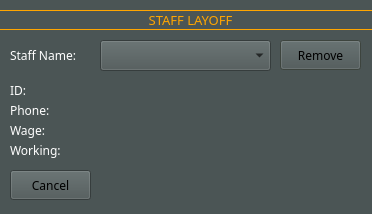
<?xml version="1.0" encoding="UTF-8"?>
<ui version="4.0">
 <class>RemoveFromStaff</class>
 <widget class="QDialog" name="RemoveFromStaff">
  <property name="geometry">
   <rect>
    <x>0</x>
    <y>0</y>
    <width>372</width>
    <height>214</height>
   </rect>
  </property>
  <property name="palette">
   <palette>
    <active>
     <colorrole role="WindowText">
      <brush brushstyle="SolidPattern">
       <color alpha="255">
        <red>255</red>
        <green>255</green>
        <blue>255</blue>
       </color>
      </brush>
     </colorrole>
     <colorrole role="Button">
      <brush brushstyle="SolidPattern">
       <color alpha="255">
        <red>75</red>
        <green>85</green>
        <blue>85</blue>
       </color>
      </brush>
     </colorrole>
     <colorrole role="Light">
      <brush brushstyle="SolidPattern">
       <color alpha="255">
        <red>112</red>
        <green>127</green>
        <blue>127</blue>
       </color>
      </brush>
     </colorrole>
     <colorrole role="Midlight">
      <brush brushstyle="SolidPattern">
       <color alpha="255">
        <red>93</red>
        <green>106</green>
        <blue>106</blue>
       </color>
      </brush>
     </colorrole>
     <colorrole role="Dark">
      <brush brushstyle="SolidPattern">
       <color alpha="255">
        <red>37</red>
        <green>42</green>
        <blue>42</blue>
       </color>
      </brush>
     </colorrole>
     <colorrole role="Mid">
      <brush brushstyle="SolidPattern">
       <color alpha="255">
        <red>50</red>
        <green>57</green>
        <blue>57</blue>
       </color>
      </brush>
     </colorrole>
     <colorrole role="Text">
      <brush brushstyle="SolidPattern">
       <color alpha="255">
        <red>0</red>
        <green>0</green>
        <blue>0</blue>
       </color>
      </brush>
     </colorrole>
     <colorrole role="BrightText">
      <brush brushstyle="SolidPattern">
       <color alpha="255">
        <red>255</red>
        <green>255</green>
        <blue>255</blue>
       </color>
      </brush>
     </colorrole>
     <colorrole role="ButtonText">
      <brush brushstyle="SolidPattern">
       <color alpha="255">
        <red>0</red>
        <green>0</green>
        <blue>0</blue>
       </color>
      </brush>
     </colorrole>
     <colorrole role="Base">
      <brush brushstyle="SolidPattern">
       <color alpha="255">
        <red>74</red>
        <green>82</green>
        <blue>85</blue>
       </color>
      </brush>
     </colorrole>
     <colorrole role="Window">
      <brush brushstyle="SolidPattern">
       <color alpha="255">
        <red>75</red>
        <green>85</green>
        <blue>85</blue>
       </color>
      </brush>
     </colorrole>
     <colorrole role="Shadow">
      <brush brushstyle="SolidPattern">
       <color alpha="255">
        <red>113</red>
        <green>126</green>
        <blue>130</blue>
       </color>
      </brush>
     </colorrole>
     <colorrole role="Highlight">
      <brush brushstyle="SolidPattern">
       <color alpha="255">
        <red>76</red>
        <green>85</green>
        <blue>78</blue>
       </color>
      </brush>
     </colorrole>
     <colorrole role="AlternateBase">
      <brush brushstyle="SolidPattern">
       <color alpha="255">
        <red>37</red>
        <green>42</green>
        <blue>42</blue>
       </color>
      </brush>
     </colorrole>
     <colorrole role="ToolTipBase">
      <brush brushstyle="SolidPattern">
       <color alpha="255">
        <red>255</red>
        <green>255</green>
        <blue>220</blue>
       </color>
      </brush>
     </colorrole>
     <colorrole role="ToolTipText">
      <brush brushstyle="SolidPattern">
       <color alpha="255">
        <red>0</red>
        <green>0</green>
        <blue>0</blue>
       </color>
      </brush>
     </colorrole>
     <colorrole role="PlaceholderText">
      <brush brushstyle="SolidPattern">
       <color alpha="127">
        <red>255</red>
        <green>255</green>
        <blue>255</blue>
       </color>
      </brush>
     </colorrole>
     <colorrole role="Accent">
      <brush brushstyle="SolidPattern">
       <color alpha="255">
        <red>0</red>
        <green>255</green>
        <blue>255</blue>
       </color>
      </brush>
     </colorrole>
    </active>
    <inactive>
     <colorrole role="WindowText">
      <brush brushstyle="SolidPattern">
       <color alpha="255">
        <red>255</red>
        <green>255</green>
        <blue>255</blue>
       </color>
      </brush>
     </colorrole>
     <colorrole role="Button">
      <brush brushstyle="SolidPattern">
       <color alpha="255">
        <red>75</red>
        <green>85</green>
        <blue>85</blue>
       </color>
      </brush>
     </colorrole>
     <colorrole role="Light">
      <brush brushstyle="SolidPattern">
       <color alpha="255">
        <red>112</red>
        <green>127</green>
        <blue>127</blue>
       </color>
      </brush>
     </colorrole>
     <colorrole role="Midlight">
      <brush brushstyle="SolidPattern">
       <color alpha="255">
        <red>93</red>
        <green>106</green>
        <blue>106</blue>
       </color>
      </brush>
     </colorrole>
     <colorrole role="Dark">
      <brush brushstyle="SolidPattern">
       <color alpha="255">
        <red>37</red>
        <green>42</green>
        <blue>42</blue>
       </color>
      </brush>
     </colorrole>
     <colorrole role="Mid">
      <brush brushstyle="SolidPattern">
       <color alpha="255">
        <red>50</red>
        <green>57</green>
        <blue>57</blue>
       </color>
      </brush>
     </colorrole>
     <colorrole role="Text">
      <brush brushstyle="SolidPattern">
       <color alpha="255">
        <red>0</red>
        <green>0</green>
        <blue>0</blue>
       </color>
      </brush>
     </colorrole>
     <colorrole role="BrightText">
      <brush brushstyle="SolidPattern">
       <color alpha="255">
        <red>255</red>
        <green>255</green>
        <blue>255</blue>
       </color>
      </brush>
     </colorrole>
     <colorrole role="ButtonText">
      <brush brushstyle="SolidPattern">
       <color alpha="255">
        <red>0</red>
        <green>0</green>
        <blue>0</blue>
       </color>
      </brush>
     </colorrole>
     <colorrole role="Base">
      <brush brushstyle="SolidPattern">
       <color alpha="255">
        <red>74</red>
        <green>82</green>
        <blue>85</blue>
       </color>
      </brush>
     </colorrole>
     <colorrole role="Window">
      <brush brushstyle="SolidPattern">
       <color alpha="255">
        <red>75</red>
        <green>85</green>
        <blue>85</blue>
       </color>
      </brush>
     </colorrole>
     <colorrole role="Shadow">
      <brush brushstyle="SolidPattern">
       <color alpha="255">
        <red>113</red>
        <green>126</green>
        <blue>130</blue>
       </color>
      </brush>
     </colorrole>
     <colorrole role="Highlight">
      <brush brushstyle="SolidPattern">
       <color alpha="255">
        <red>76</red>
        <green>85</green>
        <blue>78</blue>
       </color>
      </brush>
     </colorrole>
     <colorrole role="AlternateBase">
      <brush brushstyle="SolidPattern">
       <color alpha="255">
        <red>37</red>
        <green>42</green>
        <blue>42</blue>
       </color>
      </brush>
     </colorrole>
     <colorrole role="ToolTipBase">
      <brush brushstyle="SolidPattern">
       <color alpha="255">
        <red>255</red>
        <green>255</green>
        <blue>220</blue>
       </color>
      </brush>
     </colorrole>
     <colorrole role="ToolTipText">
      <brush brushstyle="SolidPattern">
       <color alpha="255">
        <red>0</red>
        <green>0</green>
        <blue>0</blue>
       </color>
      </brush>
     </colorrole>
     <colorrole role="PlaceholderText">
      <brush brushstyle="SolidPattern">
       <color alpha="127">
        <red>255</red>
        <green>255</green>
        <blue>255</blue>
       </color>
      </brush>
     </colorrole>
     <colorrole role="Accent">
      <brush brushstyle="SolidPattern">
       <color alpha="255">
        <red>0</red>
        <green>255</green>
        <blue>255</blue>
       </color>
      </brush>
     </colorrole>
    </inactive>
    <disabled>
     <colorrole role="WindowText">
      <brush brushstyle="SolidPattern">
       <color alpha="255">
        <red>37</red>
        <green>42</green>
        <blue>42</blue>
       </color>
      </brush>
     </colorrole>
     <colorrole role="Button">
      <brush brushstyle="SolidPattern">
       <color alpha="255">
        <red>75</red>
        <green>85</green>
        <blue>85</blue>
       </color>
      </brush>
     </colorrole>
     <colorrole role="Light">
      <brush brushstyle="SolidPattern">
       <color alpha="255">
        <red>112</red>
        <green>127</green>
        <blue>127</blue>
       </color>
      </brush>
     </colorrole>
     <colorrole role="Midlight">
      <brush brushstyle="SolidPattern">
       <color alpha="255">
        <red>93</red>
        <green>106</green>
        <blue>106</blue>
       </color>
      </brush>
     </colorrole>
     <colorrole role="Dark">
      <brush brushstyle="SolidPattern">
       <color alpha="255">
        <red>37</red>
        <green>42</green>
        <blue>42</blue>
       </color>
      </brush>
     </colorrole>
     <colorrole role="Mid">
      <brush brushstyle="SolidPattern">
       <color alpha="255">
        <red>50</red>
        <green>57</green>
        <blue>57</blue>
       </color>
      </brush>
     </colorrole>
     <colorrole role="Text">
      <brush brushstyle="SolidPattern">
       <color alpha="255">
        <red>37</red>
        <green>42</green>
        <blue>42</blue>
       </color>
      </brush>
     </colorrole>
     <colorrole role="BrightText">
      <brush brushstyle="SolidPattern">
       <color alpha="255">
        <red>255</red>
        <green>255</green>
        <blue>255</blue>
       </color>
      </brush>
     </colorrole>
     <colorrole role="ButtonText">
      <brush brushstyle="SolidPattern">
       <color alpha="255">
        <red>37</red>
        <green>42</green>
        <blue>42</blue>
       </color>
      </brush>
     </colorrole>
     <colorrole role="Base">
      <brush brushstyle="SolidPattern">
       <color alpha="255">
        <red>75</red>
        <green>85</green>
        <blue>85</blue>
       </color>
      </brush>
     </colorrole>
     <colorrole role="Window">
      <brush brushstyle="SolidPattern">
       <color alpha="255">
        <red>75</red>
        <green>85</green>
        <blue>85</blue>
       </color>
      </brush>
     </colorrole>
     <colorrole role="Shadow">
      <brush brushstyle="SolidPattern">
       <color alpha="255">
        <red>113</red>
        <green>126</green>
        <blue>130</blue>
       </color>
      </brush>
     </colorrole>
     <colorrole role="AlternateBase">
      <brush brushstyle="SolidPattern">
       <color alpha="255">
        <red>75</red>
        <green>85</green>
        <blue>85</blue>
       </color>
      </brush>
     </colorrole>
     <colorrole role="ToolTipBase">
      <brush brushstyle="SolidPattern">
       <color alpha="255">
        <red>255</red>
        <green>255</green>
        <blue>220</blue>
       </color>
      </brush>
     </colorrole>
     <colorrole role="ToolTipText">
      <brush brushstyle="SolidPattern">
       <color alpha="255">
        <red>0</red>
        <green>0</green>
        <blue>0</blue>
       </color>
      </brush>
     </colorrole>
     <colorrole role="PlaceholderText">
      <brush brushstyle="SolidPattern">
       <color alpha="127">
        <red>255</red>
        <green>255</green>
        <blue>255</blue>
       </color>
      </brush>
     </colorrole>
     <colorrole role="Accent">
      <brush brushstyle="SolidPattern">
       <color alpha="255">
        <red>0</red>
        <green>255</green>
        <blue>255</blue>
       </color>
      </brush>
     </colorrole>
    </disabled>
   </palette>
  </property>
  <property name="font">
   <font>
    <family>Sitka</family>
   </font>
  </property>
  <property name="windowTitle">
   <string>Dialog</string>
  </property>
  <widget class="QComboBox" name="removeList">
   <property name="geometry">
    <rect>
     <x>100</x>
     <y>40</y>
     <width>171</width>
     <height>31</height>
    </rect>
   </property>
  </widget>
  <widget class="QLabel" name="phoneReport">
   <property name="geometry">
    <rect>
     <x>10</x>
     <y>100</y>
     <width>171</width>
     <height>20</height>
    </rect>
   </property>
   <property name="text">
    <string>Phone:</string>
   </property>
  </widget>
  <widget class="QPushButton" name="removeBtn">
   <property name="geometry">
    <rect>
     <x>280</x>
     <y>40</y>
     <width>81</width>
     <height>30</height>
    </rect>
   </property>
   <property name="text">
    <string>Remove</string>
   </property>
  </widget>
  <widget class="QLabel" name="idReport">
   <property name="geometry">
    <rect>
     <x>10</x>
     <y>80</y>
     <width>171</width>
     <height>20</height>
    </rect>
   </property>
   <property name="text">
    <string>ID: </string>
   </property>
  </widget>
  <widget class="QLabel" name="wageReport">
   <property name="geometry">
    <rect>
     <x>10</x>
     <y>120</y>
     <width>171</width>
     <height>20</height>
    </rect>
   </property>
   <property name="text">
    <string>Wage:</string>
   </property>
  </widget>
  <widget class="QLabel" name="assignedReport">
   <property name="geometry">
    <rect>
     <x>10</x>
     <y>140</y>
     <width>171</width>
     <height>20</height>
    </rect>
   </property>
   <property name="text">
    <string>Working: </string>
   </property>
  </widget>
  <widget class="QPushButton" name="cancelBtn">
   <property name="geometry">
    <rect>
     <x>10</x>
     <y>170</y>
     <width>81</width>
     <height>30</height>
    </rect>
   </property>
   <property name="text">
    <string>Cancel</string>
   </property>
  </widget>
  <widget class="QLabel" name="idReport_2">
   <property name="geometry">
    <rect>
     <x>10</x>
     <y>40</y>
     <width>91</width>
     <height>31</height>
    </rect>
   </property>
   <property name="text">
    <string>Staff Name:</string>
   </property>
  </widget>
  <widget class="QLabel" name="Header">
   <property name="geometry">
    <rect>
     <x>-50</x>
     <y>10</y>
     <width>481</width>
     <height>20</height>
    </rect>
   </property>
   <property name="palette">
    <palette>
     <active>
      <colorrole role="WindowText">
       <brush brushstyle="SolidPattern">
        <color alpha="255">
         <red>255</red>
         <green>255</green>
         <blue>255</blue>
        </color>
       </brush>
      </colorrole>
      <colorrole role="Button">
       <brush brushstyle="SolidPattern">
        <color alpha="255">
         <red>75</red>
         <green>85</green>
         <blue>85</blue>
        </color>
       </brush>
      </colorrole>
      <colorrole role="Light">
       <brush brushstyle="SolidPattern">
        <color alpha="255">
         <red>112</red>
         <green>127</green>
         <blue>127</blue>
        </color>
       </brush>
      </colorrole>
      <colorrole role="Midlight">
       <brush brushstyle="SolidPattern">
        <color alpha="255">
         <red>93</red>
         <green>106</green>
         <blue>106</blue>
        </color>
       </brush>
      </colorrole>
      <colorrole role="Dark">
       <brush brushstyle="SolidPattern">
        <color alpha="255">
         <red>37</red>
         <green>42</green>
         <blue>42</blue>
        </color>
       </brush>
      </colorrole>
      <colorrole role="Mid">
       <brush brushstyle="SolidPattern">
        <color alpha="255">
         <red>50</red>
         <green>57</green>
         <blue>57</blue>
        </color>
       </brush>
      </colorrole>
      <colorrole role="Text">
       <brush brushstyle="SolidPattern">
        <color alpha="255">
         <red>0</red>
         <green>0</green>
         <blue>0</blue>
        </color>
       </brush>
      </colorrole>
      <colorrole role="BrightText">
       <brush brushstyle="SolidPattern">
        <color alpha="255">
         <red>255</red>
         <green>255</green>
         <blue>255</blue>
        </color>
       </brush>
      </colorrole>
      <colorrole role="ButtonText">
       <brush brushstyle="SolidPattern">
        <color alpha="255">
         <red>0</red>
         <green>0</green>
         <blue>0</blue>
        </color>
       </brush>
      </colorrole>
      <colorrole role="Base">
       <brush brushstyle="SolidPattern">
        <color alpha="255">
         <red>74</red>
         <green>82</green>
         <blue>85</blue>
        </color>
       </brush>
      </colorrole>
      <colorrole role="Window">
       <brush brushstyle="SolidPattern">
        <color alpha="255">
         <red>75</red>
         <green>85</green>
         <blue>85</blue>
        </color>
       </brush>
      </colorrole>
      <colorrole role="Shadow">
       <brush brushstyle="SolidPattern">
        <color alpha="255">
         <red>113</red>
         <green>126</green>
         <blue>130</blue>
        </color>
       </brush>
      </colorrole>
      <colorrole role="Highlight">
       <brush brushstyle="SolidPattern">
        <color alpha="255">
         <red>76</red>
         <green>85</green>
         <blue>78</blue>
        </color>
       </brush>
      </colorrole>
      <colorrole role="AlternateBase">
       <brush brushstyle="SolidPattern">
        <color alpha="255">
         <red>37</red>
         <green>42</green>
         <blue>42</blue>
        </color>
       </brush>
      </colorrole>
      <colorrole role="ToolTipBase">
       <brush brushstyle="SolidPattern">
        <color alpha="255">
         <red>255</red>
         <green>255</green>
         <blue>220</blue>
        </color>
       </brush>
      </colorrole>
      <colorrole role="ToolTipText">
       <brush brushstyle="SolidPattern">
        <color alpha="255">
         <red>0</red>
         <green>0</green>
         <blue>0</blue>
        </color>
       </brush>
      </colorrole>
      <colorrole role="PlaceholderText">
       <brush brushstyle="SolidPattern">
        <color alpha="127">
         <red>255</red>
         <green>255</green>
         <blue>255</blue>
        </color>
       </brush>
      </colorrole>
      <colorrole role="Accent">
       <brush brushstyle="SolidPattern">
        <color alpha="255">
         <red>0</red>
         <green>255</green>
         <blue>255</blue>
        </color>
       </brush>
      </colorrole>
     </active>
     <inactive>
      <colorrole role="WindowText">
       <brush brushstyle="SolidPattern">
        <color alpha="255">
         <red>255</red>
         <green>255</green>
         <blue>255</blue>
        </color>
       </brush>
      </colorrole>
      <colorrole role="Button">
       <brush brushstyle="SolidPattern">
        <color alpha="255">
         <red>75</red>
         <green>85</green>
         <blue>85</blue>
        </color>
       </brush>
      </colorrole>
      <colorrole role="Light">
       <brush brushstyle="SolidPattern">
        <color alpha="255">
         <red>112</red>
         <green>127</green>
         <blue>127</blue>
        </color>
       </brush>
      </colorrole>
      <colorrole role="Midlight">
       <brush brushstyle="SolidPattern">
        <color alpha="255">
         <red>93</red>
         <green>106</green>
         <blue>106</blue>
        </color>
       </brush>
      </colorrole>
      <colorrole role="Dark">
       <brush brushstyle="SolidPattern">
        <color alpha="255">
         <red>37</red>
         <green>42</green>
         <blue>42</blue>
        </color>
       </brush>
      </colorrole>
      <colorrole role="Mid">
       <brush brushstyle="SolidPattern">
        <color alpha="255">
         <red>50</red>
         <green>57</green>
         <blue>57</blue>
        </color>
       </brush>
      </colorrole>
      <colorrole role="Text">
       <brush brushstyle="SolidPattern">
        <color alpha="255">
         <red>0</red>
         <green>0</green>
         <blue>0</blue>
        </color>
       </brush>
      </colorrole>
      <colorrole role="BrightText">
       <brush brushstyle="SolidPattern">
        <color alpha="255">
         <red>255</red>
         <green>255</green>
         <blue>255</blue>
        </color>
       </brush>
      </colorrole>
      <colorrole role="ButtonText">
       <brush brushstyle="SolidPattern">
        <color alpha="255">
         <red>0</red>
         <green>0</green>
         <blue>0</blue>
        </color>
       </brush>
      </colorrole>
      <colorrole role="Base">
       <brush brushstyle="SolidPattern">
        <color alpha="255">
         <red>74</red>
         <green>82</green>
         <blue>85</blue>
        </color>
       </brush>
      </colorrole>
      <colorrole role="Window">
       <brush brushstyle="SolidPattern">
        <color alpha="255">
         <red>75</red>
         <green>85</green>
         <blue>85</blue>
        </color>
       </brush>
      </colorrole>
      <colorrole role="Shadow">
       <brush brushstyle="SolidPattern">
        <color alpha="255">
         <red>113</red>
         <green>126</green>
         <blue>130</blue>
        </color>
       </brush>
      </colorrole>
      <colorrole role="Highlight">
       <brush brushstyle="SolidPattern">
        <color alpha="255">
         <red>76</red>
         <green>85</green>
         <blue>78</blue>
        </color>
       </brush>
      </colorrole>
      <colorrole role="AlternateBase">
       <brush brushstyle="SolidPattern">
        <color alpha="255">
         <red>37</red>
         <green>42</green>
         <blue>42</blue>
        </color>
       </brush>
      </colorrole>
      <colorrole role="ToolTipBase">
       <brush brushstyle="SolidPattern">
        <color alpha="255">
         <red>255</red>
         <green>255</green>
         <blue>220</blue>
        </color>
       </brush>
      </colorrole>
      <colorrole role="ToolTipText">
       <brush brushstyle="SolidPattern">
        <color alpha="255">
         <red>0</red>
         <green>0</green>
         <blue>0</blue>
        </color>
       </brush>
      </colorrole>
      <colorrole role="PlaceholderText">
       <brush brushstyle="SolidPattern">
        <color alpha="127">
         <red>255</red>
         <green>255</green>
         <blue>255</blue>
        </color>
       </brush>
      </colorrole>
      <colorrole role="Accent">
       <brush brushstyle="SolidPattern">
        <color alpha="255">
         <red>0</red>
         <green>255</green>
         <blue>255</blue>
        </color>
       </brush>
      </colorrole>
     </inactive>
     <disabled>
      <colorrole role="WindowText">
       <brush brushstyle="SolidPattern">
        <color alpha="255">
         <red>37</red>
         <green>42</green>
         <blue>42</blue>
        </color>
       </brush>
      </colorrole>
      <colorrole role="Button">
       <brush brushstyle="SolidPattern">
        <color alpha="255">
         <red>75</red>
         <green>85</green>
         <blue>85</blue>
        </color>
       </brush>
      </colorrole>
      <colorrole role="Light">
       <brush brushstyle="SolidPattern">
        <color alpha="255">
         <red>112</red>
         <green>127</green>
         <blue>127</blue>
        </color>
       </brush>
      </colorrole>
      <colorrole role="Midlight">
       <brush brushstyle="SolidPattern">
        <color alpha="255">
         <red>93</red>
         <green>106</green>
         <blue>106</blue>
        </color>
       </brush>
      </colorrole>
      <colorrole role="Dark">
       <brush brushstyle="SolidPattern">
        <color alpha="255">
         <red>37</red>
         <green>42</green>
         <blue>42</blue>
        </color>
       </brush>
      </colorrole>
      <colorrole role="Mid">
       <brush brushstyle="SolidPattern">
        <color alpha="255">
         <red>50</red>
         <green>57</green>
         <blue>57</blue>
        </color>
       </brush>
      </colorrole>
      <colorrole role="Text">
       <brush brushstyle="SolidPattern">
        <color alpha="255">
         <red>37</red>
         <green>42</green>
         <blue>42</blue>
        </color>
       </brush>
      </colorrole>
      <colorrole role="BrightText">
       <brush brushstyle="SolidPattern">
        <color alpha="255">
         <red>255</red>
         <green>255</green>
         <blue>255</blue>
        </color>
       </brush>
      </colorrole>
      <colorrole role="ButtonText">
       <brush brushstyle="SolidPattern">
        <color alpha="255">
         <red>37</red>
         <green>42</green>
         <blue>42</blue>
        </color>
       </brush>
      </colorrole>
      <colorrole role="Base">
       <brush brushstyle="SolidPattern">
        <color alpha="255">
         <red>75</red>
         <green>85</green>
         <blue>85</blue>
        </color>
       </brush>
      </colorrole>
      <colorrole role="Window">
       <brush brushstyle="SolidPattern">
        <color alpha="255">
         <red>75</red>
         <green>85</green>
         <blue>85</blue>
        </color>
       </brush>
      </colorrole>
      <colorrole role="Shadow">
       <brush brushstyle="SolidPattern">
        <color alpha="255">
         <red>113</red>
         <green>126</green>
         <blue>130</blue>
        </color>
       </brush>
      </colorrole>
      <colorrole role="AlternateBase">
       <brush brushstyle="SolidPattern">
        <color alpha="255">
         <red>75</red>
         <green>85</green>
         <blue>85</blue>
        </color>
       </brush>
      </colorrole>
      <colorrole role="ToolTipBase">
       <brush brushstyle="SolidPattern">
        <color alpha="255">
         <red>255</red>
         <green>255</green>
         <blue>220</blue>
        </color>
       </brush>
      </colorrole>
      <colorrole role="ToolTipText">
       <brush brushstyle="SolidPattern">
        <color alpha="255">
         <red>0</red>
         <green>0</green>
         <blue>0</blue>
        </color>
       </brush>
      </colorrole>
      <colorrole role="PlaceholderText">
       <brush brushstyle="SolidPattern">
        <color alpha="127">
         <red>255</red>
         <green>255</green>
         <blue>255</blue>
        </color>
       </brush>
      </colorrole>
      <colorrole role="Accent">
       <brush brushstyle="SolidPattern">
        <color alpha="255">
         <red>0</red>
         <green>255</green>
         <blue>255</blue>
        </color>
       </brush>
      </colorrole>
     </disabled>
    </palette>
   </property>
   <property name="font">
    <font>
     <family>Sitka</family>
     <pointsize>10</pointsize>
    </font>
   </property>
   <property name="styleSheet">
    <string notr="true">color:orange;</string>
   </property>
   <property name="frameShape">
    <enum>QFrame::Box</enum>
   </property>
   <property name="text">
    <string>STAFF LAYOFF</string>
   </property>
   <property name="alignment">
    <set>Qt::AlignCenter</set>
   </property>
  </widget>
 </widget>
 <resources/>
 <connections/>
</ui>
